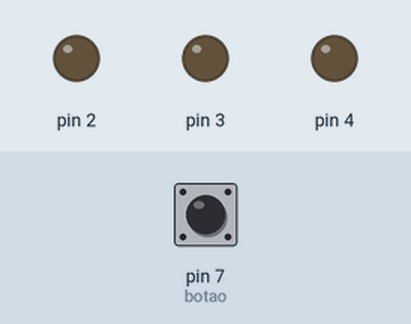
A sketch run on a simulated Arduino Uno, built with avr-gcc and run on an emulated ATmega328P. Shown: output pins drawn as LEDs (lit = HIGH). The inputs (shaded band) are chosen by the test bench; at power-on: pin 7 (botao) LOW.

Above: at 1.2 s.
1.3 s: pin 7 (botao) pulled HIGH for 0.15 s
At 2.5 s:
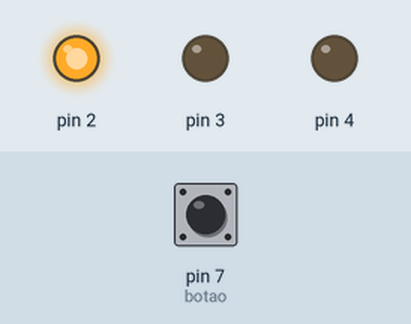
2.9 s: pin 7 (botao) pulled HIGH for 1 s
At 5.0 s:
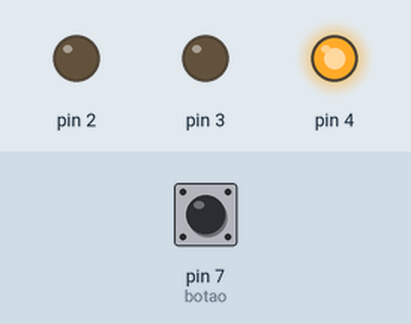
5.4 s: pin 7 (botao) pulled HIGH for 0.15 s
At 6.7 s:
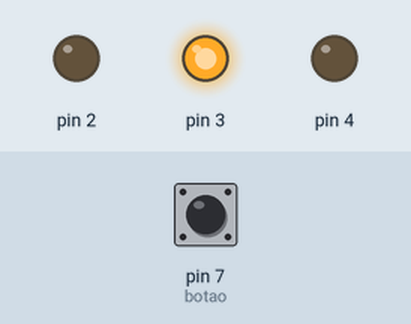
7.0 s: pin 7 (botao) pulled HIGH for 3.2 s
At 11.0 s:
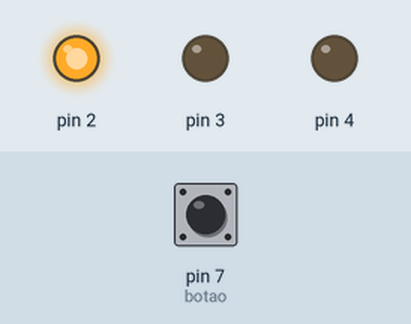
Timing chart, 0 to 12.5 s (numbered marks = the images above; inputs shaded):
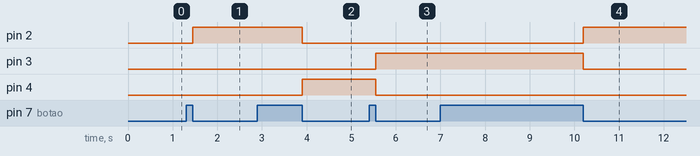

The sketch:

03.0_ledrgb1.ino
```cpp
//definindo portas
#define ledR 2
#define ledG 4
#define ledB 3
#define botao 7
#define maximo 3

int btnclicado=0;
int btnliberado=0;
int ciclo=0;

void vermelho(){
  digitalWrite(2, HIGH);
  digitalWrite(4, LOW);
  digitalWrite(3, LOW);
}

void verde(){
  digitalWrite(2, LOW);
  digitalWrite(4, HIGH);
  digitalWrite(3, LOW);
}

void azul(){
  digitalWrite(2, LOW);
  digitalWrite(4, LOW);
  digitalWrite(3, HIGH);
}

//inicialmente o ciclo é 0
void trocaLed(){
  if(ciclo==0){
    vermelho();
  } else if(ciclo==1){
    verde();
  } else if(ciclo==2){
    azul();
  }

  ciclo++;

  if(ciclo>maximo-1){
    ciclo=0;
  }
}

//inicialmente os das vars btn estados sao 0 e 0
//apos o clique passa a ser 1 e 1
//entao a funcao trocaLed é chamada
//e os btn voltam pra 0 e 0
void verificaBtn(){
  if( digitalRead(botao)==HIGH ){
    btnclicado=1;
    btnliberado=0;
  } else{
    btnliberado=1;
  }
  if( (btnclicado==1) and (btnliberado==1) ){
    btnclicado=0;
    btnliberado=0;
    trocaLed();
  }
}

void setup(){
  pinMode(2, OUTPUT);
  pinMode(4, OUTPUT);
  pinMode(3, OUTPUT);
  pinMode(botao, INPUT);
}

void loop(){
  verificaBtn();
}
```

Measured:
- after the input at 1.3 s, pin 2: LOW → HIGH after 0.15 s
- after the input at 2.9 s, pin 2: HIGH → LOW after 1.0 s; pin 4: LOW → HIGH after 1.0 s
- after the input at 5.4 s, pin 3: LOW → HIGH after 0.15 s; pin 4: HIGH → LOW after 0.15 s
- after the input at 7.0 s, pin 2: LOW → HIGH after 3.2 s; pin 3: HIGH → LOW after 3.2 s
